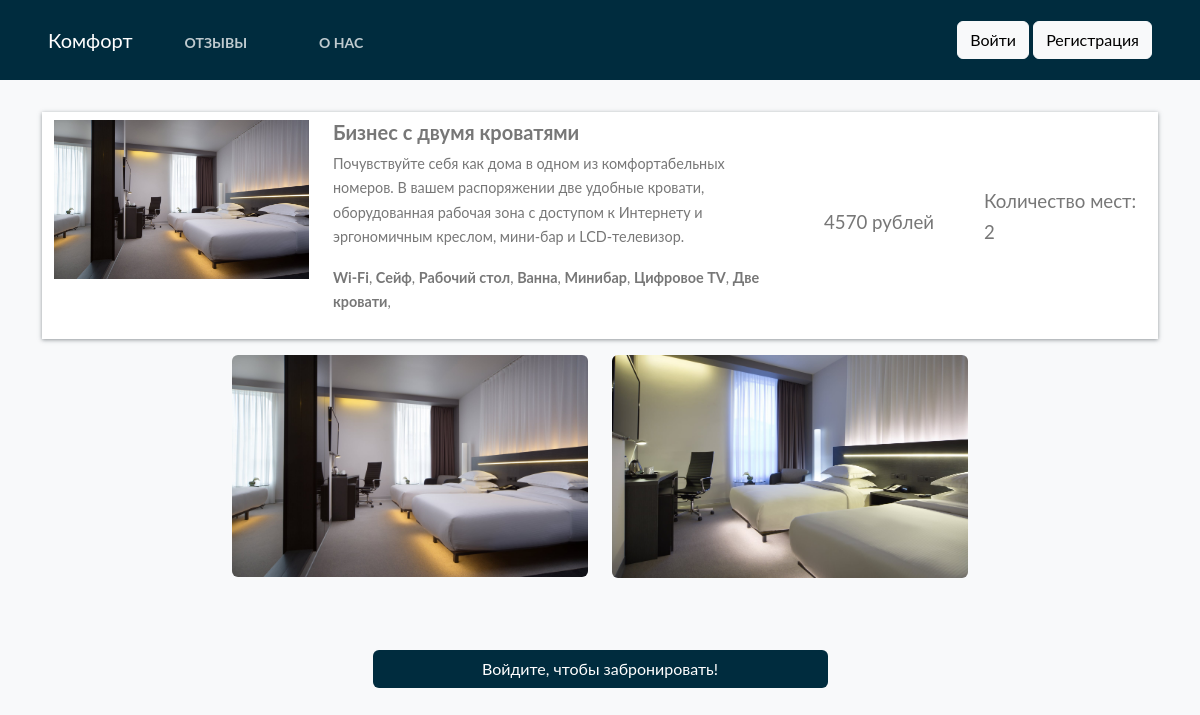
/hotel-detail/297b585c44e64fedbe0abce3dd7092b7/, run on the app's committed database.
### home/models.py (models this page shows, shortened)
class BaseModel(models.Model):
    uid = models.UUIDField(default=uuid.uuid4   , editable=False , primary_key=True)
    created_at = models.DateField(auto_now_add=True)
    updated_at = models.DateField(auto_now_add=True)
    class Meta:
        abstract = True

class Hotel(BaseModel):
    hotel_name = models.CharField(max_length=100)
    hotel_price = models.IntegerField()
    description = models.TextField(max_length=500)
    amenities = models.ManyToManyField(Amenities)
    room_count = models.IntegerField(default=1)
    people_capacity = models.IntegerField(default=0)

class HotelImages(BaseModel):
    hotel= models.ForeignKey(Hotel ,related_name="images", on_delete=models.CASCADE)
    images = models.ImageField(upload_to="hotels")

class Amenities(BaseModel):
    amenity_name = models.CharField(max_length=100)

### home/views.py (the view, shortened to what this page needs)
# urls.py: path('hotel-detail/<uid>/' , hotel_detail , name="hotel_detail"),
def hotel_detail(request,uid):
    hotel_obj = Hotel.objects.get(uid = uid)
    return render(request , 'hotel_detail.html' ,{
        'hotels_obj' :hotel_obj
    })

### templates/hotel_detail.html
{% extends "base.html" %}
{%  block start %}
<div class="container mt-5 pt-5">
    <div class="row search-card-result">
        <div class="col-md-3">
        <a href="/hotel-detail/{{hotels_obj.uid}}">
            <img class="img-fluid" src="/media/{{hotels_obj.images.first.images}}" alt="Card image cap">
        </a></div>
        <div class="col-md-5" style="display: flex;align-content: center;flex-wrap: wrap;">
            <h5>{{hotels_obj.hotel_name}}</h5>
            <p>
                {{hotels_obj.description}}
            </p>
            <p>
                {%for amenitie in hotels_obj.amenities.all %}
                <b>{{amenitie.amenity_name}}</b>,
                {% endfor %}
            </p>
        </div>
        <div class="col-md-2 border-left text-center more-offers" style="display:flex;justify-content: center;align-items: center;">
            <p style="font-size: 14pt;">{{hotels_obj.hotel_price}} рублей</p>
        </div>
        <div class="col-md-2" style="display:flex;justify-content: center;align-items: center;">
            <p style="font-size: 14pt">Количество мест: {{hotels_obj.people_capacity}}</p>
        </div>
    </div>
        <div class="row gallery" style="justify-content: center;">
            {% for image in hotels_obj.images.all %}
              <div class="col-md-4">
                <img src="/media/{{image.images}}" class="w-100 shadow-1-strong rounded mb-4"/>
              </div>
            {%endfor %}
        </div>
    {% if request.user.is_authenticated %}
    <div class="filter-card">
        <h5>Забронировать</h5>
        {%include "messages.html"%}
        <form method="post">
            {% csrf_token %}
            <div class="row form-group">
                <div class="col-md-12">
                    <label>Телефон</label>
                    <p>
                    <input type="text" name="phone_0" size="13" id="id_phone_0"  placeholder="+7 (999) 999-99-99 " required>
                    </p>
                </div>
                <div class="col-md-12">
                    <label for="mintopay">Заезд</label>
                    <p>
                        <input type="date" name="checkin" id="checkin"  class="form-control" required>
                    </p>
                </div>
                <div class="col-md-12">
                    <label for="maxtopay">Выезд</label>
                    <p>
                        <input type="date" name="checkout" id="checkout" class="form-control" required>
                    </p>
                </div>
            </div>
           {% if user.is_authenticated %}
            <div class="row form-group">
                <div class="col-md-12" style="display:flex;justify-content: center;">
                    <input type="submit"  style="margin-top:30px;  background-color:#002c3e; color:white;" class="btn mt-5 col-5" value="Забронировать">
                </div>
            </div>
            {% else %}
                <form class="form-inline ml-auto">
                    <a href="{% url 'login_page' %}" class="btn btn-info">Войти</a>
                    <a href="{% url 'register_page' %}" class="btn btn-info">Регистрация</a>
                </form>
            {% endif %}
        </form>
    </div>
    {% else %}
<div class="container" style="display:flex;justify-content: center;">
    <a style="margin-top:30px;  background-color:#002c3e; color:white;" href="{% url 'login' %}" class="btn mt-5 col-5">Войдите, чтобы забронировать!</a>
</div>
    {% endif %}
</div>
{% endblock %}

### templates/base.html (style rules this page uses)
body { font-family: "Lato", Arial, sans-serif; font-weight: 400; font-size: 16px; line-height: 1.7; background: #fff; color: #777; height: 100%; overflow: auto; }
.search-card-result { box-shadow: 0px 1px 4px rgba(41, 51, 57, 0.5); margin: 1rem 0; padding: 0.5rem 0; background-color: #fff; }
.search-card-result h5 { font-style: 1.1rem; font-weight: 700; }
.search-card-result p { font-size: 0.9rem; }
.search-card-result .more-offers p { margin-bottom: 0.3rem; }

### data on the page
Hotel: images.first.images (picture), hotel_name "Бизнес с двумя кроватями", description "Почувствуйте себя как дома в одном из комфортабельных номеров. В вашем распоряжении две удобные кровати, оборудованная рабочая зона с доступом к Интернету и эргономичным креслом, мини-бар и LCD-телевизор.", hotel_price "4570", people_capacity "2"
Amenities: amenity_name "Wi-Fi"
Amenities: amenity_name "Сейф"
Amenities: amenity_name "Рабочий стол"
Amenities: amenity_name "Ванна"
Amenities: amenity_name "Минибар"
Amenities: amenity_name "Цифровое TV"
Amenities: amenity_name "Две кровати"
HotelImages: images (picture)
HotelImages: images (picture)
